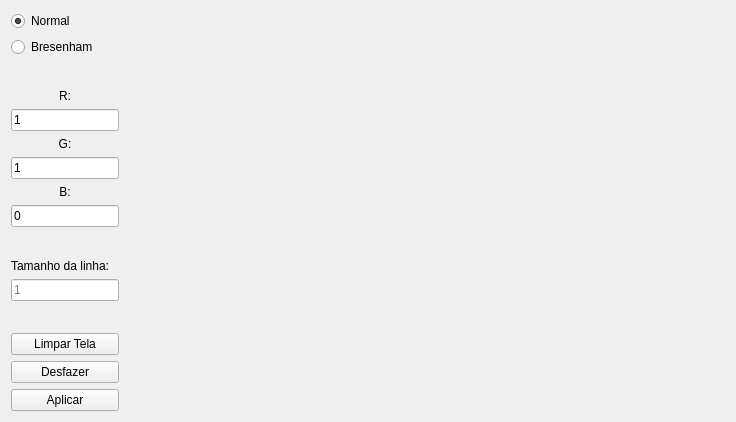
<?xml version="1.0" encoding="UTF-8"?>
<ui version="4.0">
 <class>MainWindow</class>
 <widget class="QMainWindow" name="MainWindow">
  <property name="enabled">
   <bool>true</bool>
  </property>
  <property name="geometry">
   <rect>
    <x>0</x>
    <y>0</y>
    <width>700</width>
    <height>400</height>
   </rect>
  </property>
  <property name="sizePolicy">
   <sizepolicy hsizetype="Ignored" vsizetype="Ignored">
    <horstretch>0</horstretch>
    <verstretch>0</verstretch>
   </sizepolicy>
  </property>
  <property name="maximumSize">
   <size>
    <width>980</width>
    <height>618</height>
   </size>
  </property>
  <property name="windowTitle">
   <string>Quadra de Basquete</string>
  </property>
  <property name="animated">
   <bool>false</bool>
  </property>
  <widget class="QWidget" name="centralWidget">
   <layout class="QHBoxLayout" name="horizontalLayout_3">
    <item>
     <layout class="QVBoxLayout" name="verticalLayout">
      <property name="sizeConstraint">
       <enum>QLayout::SetMinAndMaxSize</enum>
      </property>
      <item>
       <widget class="QRadioButton" name="radioButton">
        <property name="text">
         <string>Normal</string>
        </property>
        <property name="checked">
         <bool>true</bool>
        </property>
       </widget>
      </item>
      <item>
       <widget class="QRadioButton" name="radioButton_2">
        <property name="text">
         <string>Bresenham</string>
        </property>
       </widget>
      </item>
      <item>
       <spacer name="verticalSpacer">
        <property name="orientation">
         <enum>Qt::Vertical</enum>
        </property>
        <property name="sizeHint" stdset="0">
         <size>
          <width>20</width>
          <height>40</height>
         </size>
        </property>
       </spacer>
      </item>
      <item>
       <widget class="QLabel" name="label_2">
        <property name="text">
         <string>R:</string>
        </property>
        <property name="alignment">
         <set>Qt::AlignCenter</set>
        </property>
       </widget>
      </item>
      <item>
       <layout class="QHBoxLayout" name="horizontalLayout">
        <item>
         <widget class="QLineEdit" name="lineEdit">
          <property name="text">
           <string>1</string>
          </property>
          <property name="placeholderText">
           <string>0</string>
          </property>
         </widget>
        </item>
       </layout>
      </item>
      <item>
       <widget class="QLabel" name="label_3">
        <property name="text">
         <string>G:</string>
        </property>
        <property name="alignment">
         <set>Qt::AlignCenter</set>
        </property>
       </widget>
      </item>
      <item>
       <widget class="QLineEdit" name="lineEdit_2">
        <property name="text">
         <string>1</string>
        </property>
        <property name="placeholderText">
         <string>0</string>
        </property>
       </widget>
      </item>
      <item>
       <widget class="QLabel" name="label_4">
        <property name="text">
         <string>B:</string>
        </property>
        <property name="alignment">
         <set>Qt::AlignCenter</set>
        </property>
       </widget>
      </item>
      <item>
       <widget class="QLineEdit" name="lineEdit_3">
        <property name="text">
         <string>0</string>
        </property>
        <property name="placeholderText">
         <string>0</string>
        </property>
       </widget>
      </item>
      <item>
       <spacer name="verticalSpacer_2">
        <property name="orientation">
         <enum>Qt::Vertical</enum>
        </property>
        <property name="sizeHint" stdset="0">
         <size>
          <width>20</width>
          <height>40</height>
         </size>
        </property>
       </spacer>
      </item>
      <item>
       <widget class="QLabel" name="label">
        <property name="text">
         <string>Tamanho da linha:   </string>
        </property>
        <property name="alignment">
         <set>Qt::AlignCenter</set>
        </property>
       </widget>
      </item>
      <item>
       <widget class="QLineEdit" name="lineEdit_4">
        <property name="placeholderText">
         <string>1</string>
        </property>
       </widget>
      </item>
      <item>
       <spacer name="verticalSpacer_3">
        <property name="orientation">
         <enum>Qt::Vertical</enum>
        </property>
        <property name="sizeHint" stdset="0">
         <size>
          <width>20</width>
          <height>40</height>
         </size>
        </property>
       </spacer>
      </item>
      <item>
       <widget class="QPushButton" name="pushButton3">
        <property name="text">
         <string>Limpar Tela</string>
        </property>
       </widget>
      </item>
      <item>
       <widget class="QPushButton" name="pushButton2">
        <property name="text">
         <string>Desfazer</string>
        </property>
       </widget>
      </item>
      <item>
       <widget class="QPushButton" name="pushButton">
        <property name="text">
         <string>Aplicar</string>
        </property>
       </widget>
      </item>
     </layout>
    </item>
    <item>
     <widget class="GLWidget" name="widget" native="true">
      <property name="minimumSize">
       <size>
        <width>600</width>
        <height>400</height>
       </size>
      </property>
      <property name="maximumSize">
       <size>
        <width>600</width>
        <height>400</height>
       </size>
      </property>
      <property name="mouseTracking">
       <bool>true</bool>
      </property>
     </widget>
    </item>
   </layout>
  </widget>
 </widget>
 <layoutdefault spacing="6" margin="11"/>
 <customwidgets>
  <customwidget>
   <class>GLWidget</class>
   <extends>QWidget</extends>
   <header>glwidget.h</header>
   <container>1</container>
  </customwidget>
 </customwidgets>
 <resources/>
 <connections/>
</ui>
